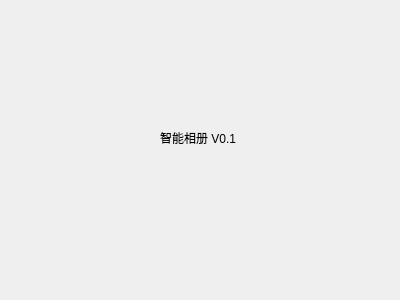
<?xml version="1.0" encoding="UTF-8"?>
<ui version="4.0">
 <class>AboutDialog</class>
 <widget class="QDialog" name="AboutDialog">
  <property name="geometry">
   <rect>
    <x>0</x>
    <y>0</y>
    <width>400</width>
    <height>300</height>
   </rect>
  </property>
  <property name="windowTitle">
   <string>Dialog</string>
  </property>
  <widget class="QLabel" name="label">
   <property name="geometry">
    <rect>
     <x>160</x>
     <y>130</y>
     <width>81</width>
     <height>16</height>
    </rect>
   </property>
   <property name="text">
    <string>智能相册 V0.1</string>
   </property>
  </widget>
 </widget>
 <resources/>
 <connections/>
</ui>
